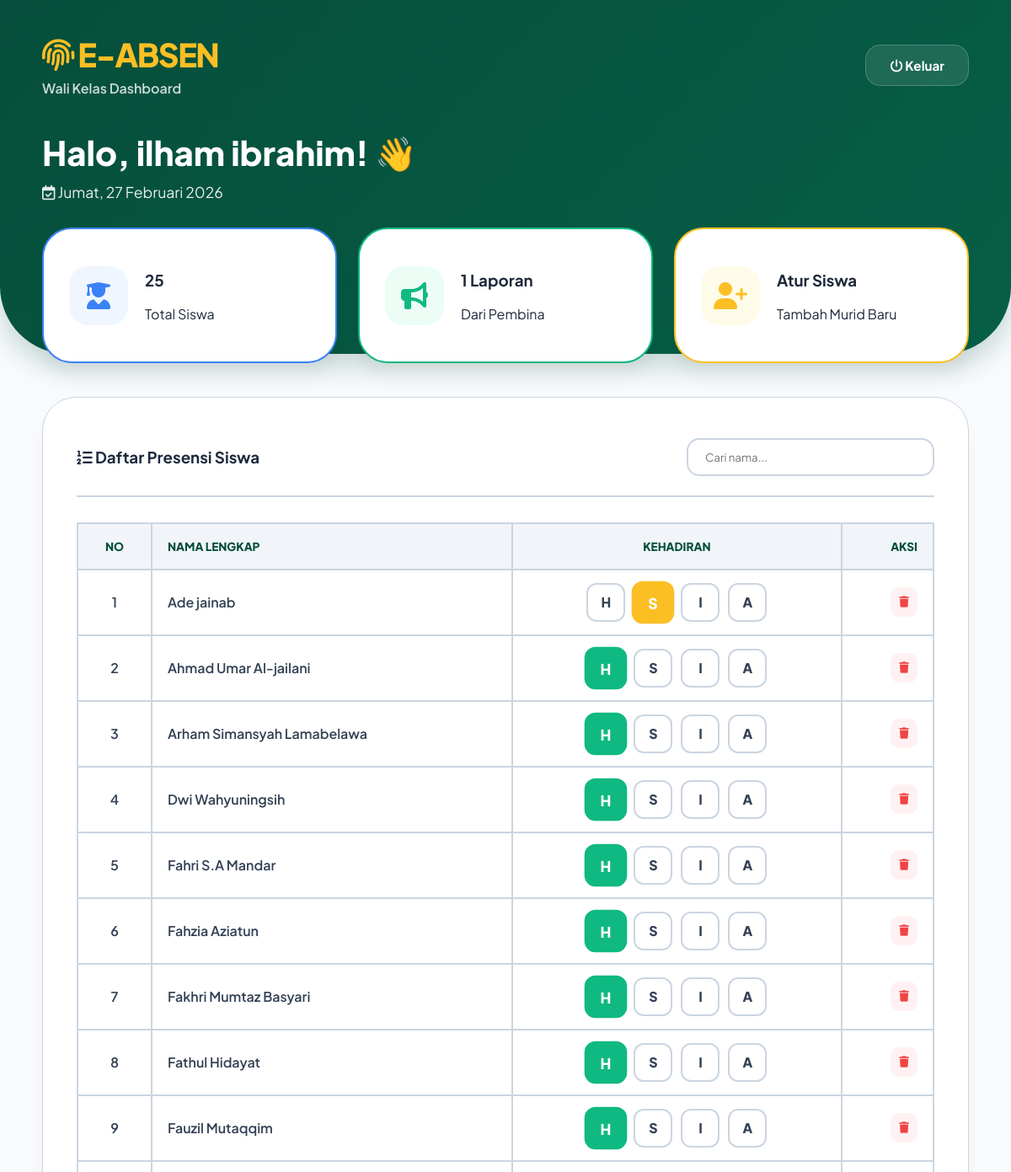
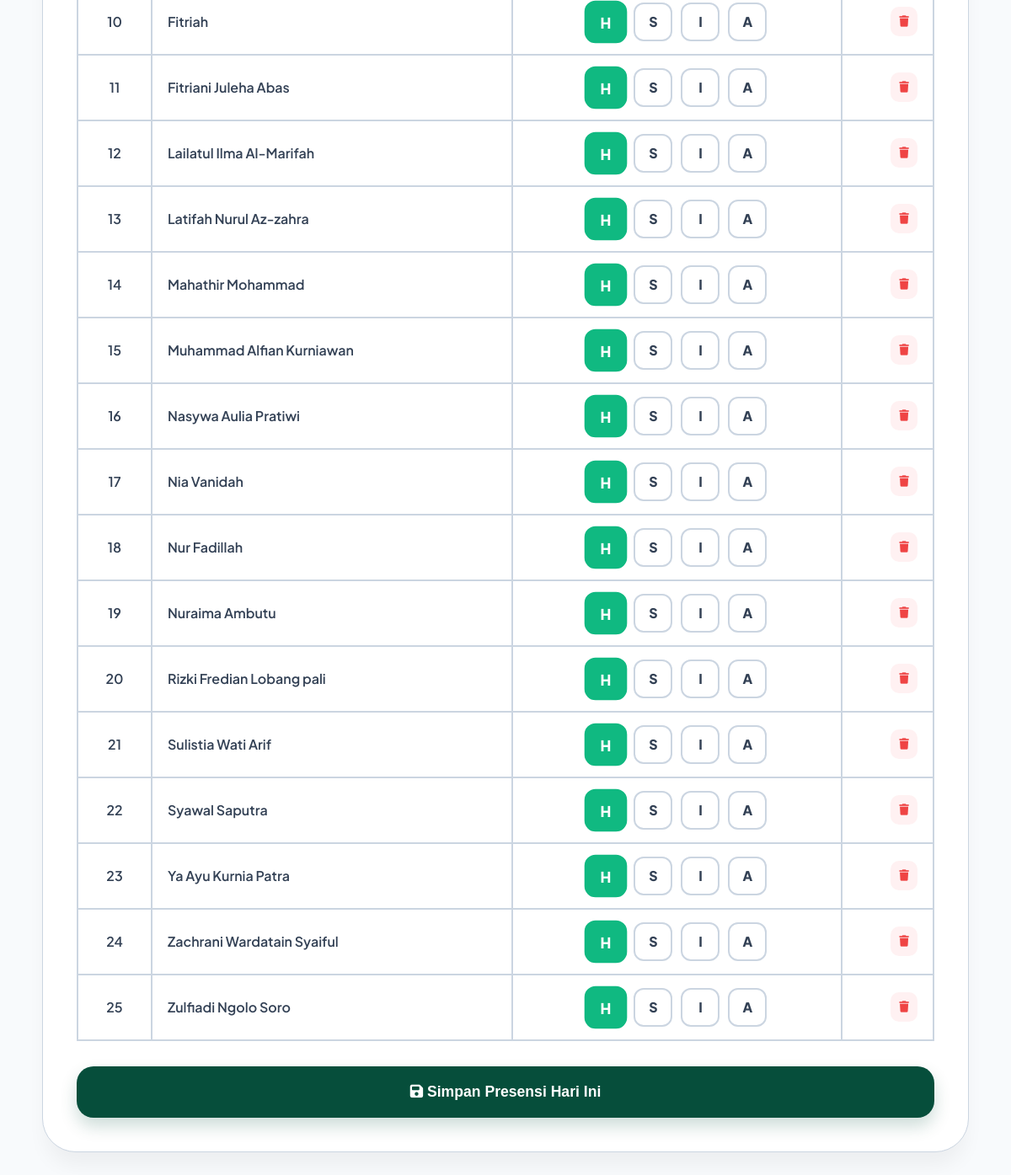
Page /db_absen/walikelas.php (signed in) on the committed database (2 pictures, top to bottom).
### tables this page shows
CREATE TABLE `siswas` (
  `id` int NOT NULL,
  `nama` varchar(100) NOT NULL,
  `kelas` varchar(10) DEFAULT NULL,
  `id_walikelas` int DEFAULT NULL,
  `jurusan` varchar(20) DEFAULT NULL,
  `nomor_kelas` varchar(5) DEFAULT NULL
);

### db_absen/walikelas.php (the view, shortened to what this page needs)
<?php
include 'koneksi.php';
$id_user = $_SESSION['id'];
$nama_tampil = $_SESSION['nama_guru'] ?? $_SESSION['username'] ?? 'Wali Kelas';
function tgl_indo($tanggal)
{
    $bulan = array(1 => 'Januari', 'Februari', 'Maret', 'April', 'Mei', 'Juni', 'Juli', 'Agustus', 'September', 'Oktober', 'November', 'Desember');
    $pecahkan = explode('-', $tanggal);
    $hari = date('D', strtotime($tanggal));
    $list_hari = array('Sun' => 'Minggu', 'Mon' => 'Senin', 'Tue' => 'Selasa', 'Wed' => 'Rabu', 'Thu' => 'Kamis', 'Fri' => 'Jumat', 'Sat' => 'Sabtu');
    return $list_hari[$hari] . ', ' . $pecahkan[2] . ' ' . $bulan[(int)$pecahkan[1]] . ' ' . $pecahkan[0];
}
$cek_siswa = mysqli_query($conn, "SELECT * FROM siswas WHERE id_walikelas = '$id_user' ORDER BY nama ASC");
$jumlah_siswa = mysqli_num_rows($cek_siswa);
$tgl_hari_ini = date('Y-m-d');
$query_laporan = "SELECT a.status, a.keterangan, s.nama
                  FROM absensi a
                  JOIN siswas s ON a.id_siswa = s.id
                  WHERE s.id_walikelas = '$id_user'
                  AND a.tanggal = '$tgl_hari_ini'
                  AND a.status != 'hadir'";
$res_laporan = mysqli_query($conn, $query_laporan);
$jml_laporan = mysqli_num_rows($res_laporan);
?>
<!DOCTYPE html>
<html lang="id">
<head>
    <link rel="stylesheet" href="https://cdnjs.cloudflare.com/ajax/libs/font-awesome/6.4.0/css/all.min.css">
    <link rel="stylesheet" href="https://cdnjs.cloudflare.com/ajax/libs/animate.css/4.1.1/animate.min.css"/>
</head>
<body>
    <div class="hero-header">
        <div class="header-top">
            <div class="brand">
                <h2><i class="fas fa-fingerprint"></i> E-ABSEN</h2>
                <p style="margin:5px 0 0 0; font-weight:600; opacity:0.8;">Wali Kelas Dashboard</p>
            </div>
            <a href="logout.php" class="btn-logout"><i class="fas fa-power-off"></i> Keluar</a>
        </div>
        <div style="max-width:1100px; margin: 40px auto 0; padding: 0 30px;">
            <h1 style="font-size: 2.5rem; font-weight: 800; margin: 0;">Halo, <?= htmlspecialchars($nama_tampil); ?>! 👋</h1>
            <p style="font-size: 1.1rem; opacity: 0.9; margin-top: 10px;">
                <i class="far fa-calendar-check"></i> <?= tgl_indo(date('Y-m-d')); ?>
            </p>
        </div>
    </div>
    <div class="main-content">
        <div class="stats-grid">
            <div class="stat-card" style="border: 2px solid #3b82f6;">
                <div class="icon-box blue-box"><i class="fas fa-user-graduate"></i></div>
                <div class="stat-info">
                    <h3><?= $jumlah_siswa; ?></h3>
                    <p>Total Siswa</p>
                </div>
            </div>
            <div class="stat-card" onclick="toggleLaporan()" style="border: 2px solid var(--accent);">
                <div class="icon-box green-box"><i class="fas fa-bullhorn"></i></div>
                <div class="stat-info">
                    <h3><?= $jml_laporan; ?> Laporan</h3>
                    <p>Dari Pembina</p>
                </div>
            </div>
            <div class="stat-card" onclick="toggleAturSiswa()" style="border: 2px solid var(--gold);">
                <div class="icon-box gold-box"><i class="fas fa-user-plus"></i></div>
                <div class="stat-info">
                    <h3>Atur Siswa</h3>
                    <p>Tambah Murid Baru</p>
                </div>
            </div>
        </div>
        <div class="main-card">
            <div style="display:flex; justify-content:space-between; align-items:center; margin-bottom:30px; border-bottom:2px solid var(--border-color); padding-bottom:15px;">
                <h3><i class="fas fa-list-ol"></i> Daftar Presensi Siswa</h3>
                <input type="text" id="searchInput" onkeyup="searchTable()" class="search-box" style="width:250px;" placeholder="Cari nama...">
            </div>
            <form action="simpan_absen.php" method="POST">
                <div style="overflow-x:auto;">
                    <table id="siswaTable">
                        <thead>
                            <tr>
                                <th style="width:50px; text-align:center;">No</th>
                                <th>Nama Lengkap</th>
                                <th style="text-align:center;">Kehadiran</th>
                                <th style="text-align:right;">Aksi</th>
                            </tr>
                        </thead>
                        <tbody>
                            <?php
                            $no = 1;
                            mysqli_data_seek($cek_siswa, 0);
                            while ($s = mysqli_fetch_assoc($cek_siswa)):
                                $id_s = $s['id'];
                            ?>
                                <tr>
                                    <td align="center"><?= $no++; ?></td>
                                    <td><?= htmlspecialchars($s['nama']); ?></td>
                                    <td>
                                        <div class="radio-tile-group">
                                            <label for="h_<?= $id_s; ?>" class="radio-label">H</label>
                                            <label for="s_<?= $id_s; ?>" class="radio-label">S</label>
                                            <label for="i_<?= $id_s; ?>" class="radio-label">I</label>
                                            <label for="a_<?= $id_s; ?>" class="radio-label">A</label>
                                        </div>
                                    </td>
                                    <td align="right">
                                        <button type="button" onclick="hapusSiswa(<?= $id_s; ?>)" style="background:#fff1f2; color:var(--danger); border:none; padding:10px; border-radius:10px; cursor:pointer;">
                                            <i class="fas fa-trash"></i>
                                        </button>
                                    </td>
                                </tr>
                            <?php endwhile; ?>
                        </tbody>
                    </table>
                </div>
                <button type="submit" class="btn-save" style="margin-top:30px;">
                    <i class="fas fa-save"></i> Simpan Presensi Hari Ini
                </button>
            </form>
        </div>
    </div>
</body>
</html>

### db_absen/walikelas.php (style rules this page uses)
:root { --primary: #064e3b; --primary-light: #065f46; --accent: #10b981; --gold: #fbbf24; --danger: #ef4444; --bg-body: #f8fafc; --border-color: #cbd5e1; --card-shadow: 0 20px 25px -5px rgba(0, 0, 0, 0.05); }
body { font-family: 'Plus Jakarta Sans', sans-serif; background: var(--bg-body); margin: 0; color: #1e293b; }
.hero-header { background: linear-gradient(135deg, var(--primary) 0%, var(--primary-light) 100%); height: 380px; border-radius: 0 0 80px 80px; color: white; padding-top: 40px; position: relative; box-shadow: 0 15px 30px rgba(6, 78, 59, 0.2); }
.header-top { max-width: 1100px; margin: 0 auto; display: flex; justify-content: space-between; align-items: center; padding: 0 30px; }
.brand h2 { margin: 0; font-size: 2.4rem; font-weight: 800; color: var(--gold); letter-spacing: -1.5px; }
.btn-logout { color: white; text-decoration: none; font-size: 0.95rem; font-weight: 700; background: rgba(255, 255, 255, 0.1); padding: 14px 28px; border-radius: 18px; border: 1px solid rgba(255, 255, 255, 0.2); backdrop-filter: blur(12px); transition: 0.3s; }
.main-content { max-width: 1100px; margin: -150px auto 60px; padding: 0 25px; position: relative; }
.stats-grid { display: grid; grid-template-columns: repeat(auto-fit, minmax(280px, 1fr)); gap: 25px; margin-bottom: 40px; }
.stat-card { background: white; border-radius: 35px; padding: 30px; box-shadow: var(--card-shadow); display: flex; align-items: center; gap: 20px; border: 2px solid transparent; transition: 0.3s; cursor: pointer; }
.icon-box { width: 70px; height: 70px; border-radius: 22px; display: flex; align-items: center; justify-content: center; font-size: 2rem; }
.green-box { background: #ecfdf5; color: var(--accent); }
.gold-box { background: #fefce8; color: var(--gold); }
.blue-box { background: #eff6ff; color: #3b82f6; }
.main-card { background: white; border-radius: 40px; padding: 40px; box-shadow: var(--card-shadow); margin-bottom: 30px; border: 1px solid var(--border-color); }
.search-box { padding: 12px 20px; border-radius: 15px; border: 2px solid var(--border-color); width: 100%; outline: none; font-family: inherit; }
.btn-save { width: 100%; padding: 20px; border-radius: 20px; border: none; background: var(--primary); color: white; font-weight: 800; font-size: 1.1rem; cursor: pointer; box-shadow: 0 10px 20px rgba(6, 78, 59, 0.2); display: block; }
table { width: 100%; border-collapse: collapse; border: 2px solid var(--border-color); }
th { background: #f1f5f9; text-align: left; padding: 18px; color: var(--primary); font-size: 0.85rem; text-transform: uppercase; font-weight: 800; border: 2px solid var(--border-color); }
td { padding: 15px 18px; border: 2px solid var(--border-color); font-weight: 600; color: #334155; }
.radio-tile-group { display: flex; gap: 10px; justify-content: center; }
.radio-label { width: 42px; height: 42px; display: flex; align-items: center; justify-content: center; border-radius: 12px; border: 2px solid var(--border-color); font-weight: 800; cursor: pointer; transition: 0.2s; }
input[type="radio"]:checked+label { color: white; transform: scale(1.1); }
.radio-h:checked+label { background: var(--accent); border-color: var(--accent); }
.radio-s:checked+label { background: var(--gold); border-color: var(--gold); }

### rows in the picture
siswas: nama "Ade jainab"
siswas: nama "Ahmad Umar Al-jailani"
siswas: nama "Arham Simansyah Lamabelawa"
siswas: nama "Dwi Wahyuningsih"
siswas: nama "Fahri S.A Mandar"
siswas: nama "Fahzia Aziatun"
siswas: nama "Fakhri Mumtaz Basyari"
siswas: nama "Fathul Hidayat"
siswas: nama "Fauzil Mutaqqim"
siswas: nama "Fitriah"
siswas: nama "Fitriani Juleha Abas"
siswas: nama "Lailatul Ilma Al-Marifah"
siswas: nama "Latifah Nurul Az-zahra"
siswas: nama "Mahathir Mohammad"
siswas: nama "Muhammad Alfian Kurniawan"
siswas: nama "Nasywa Aulia Pratiwi"
siswas: nama "Nia Vanidah"
siswas: nama "Nur Fadillah"
siswas: nama "Nuraima Ambutu"
siswas: nama "Rizki Fredian Lobang pali"
siswas: nama "Sulistia Wati Arif"
siswas: nama "Syawal Saputra"
siswas: nama "Ya Ayu Kurnia Patra"
siswas: nama "Zachrani Wardatain Syaiful"
siswas: nama "Zulfiadi Ngolo Soro"

### other values in the picture
$nama_tampil "ilham ibrahim"
$jumlah_siswa "25"
$jml_laporan "1"
